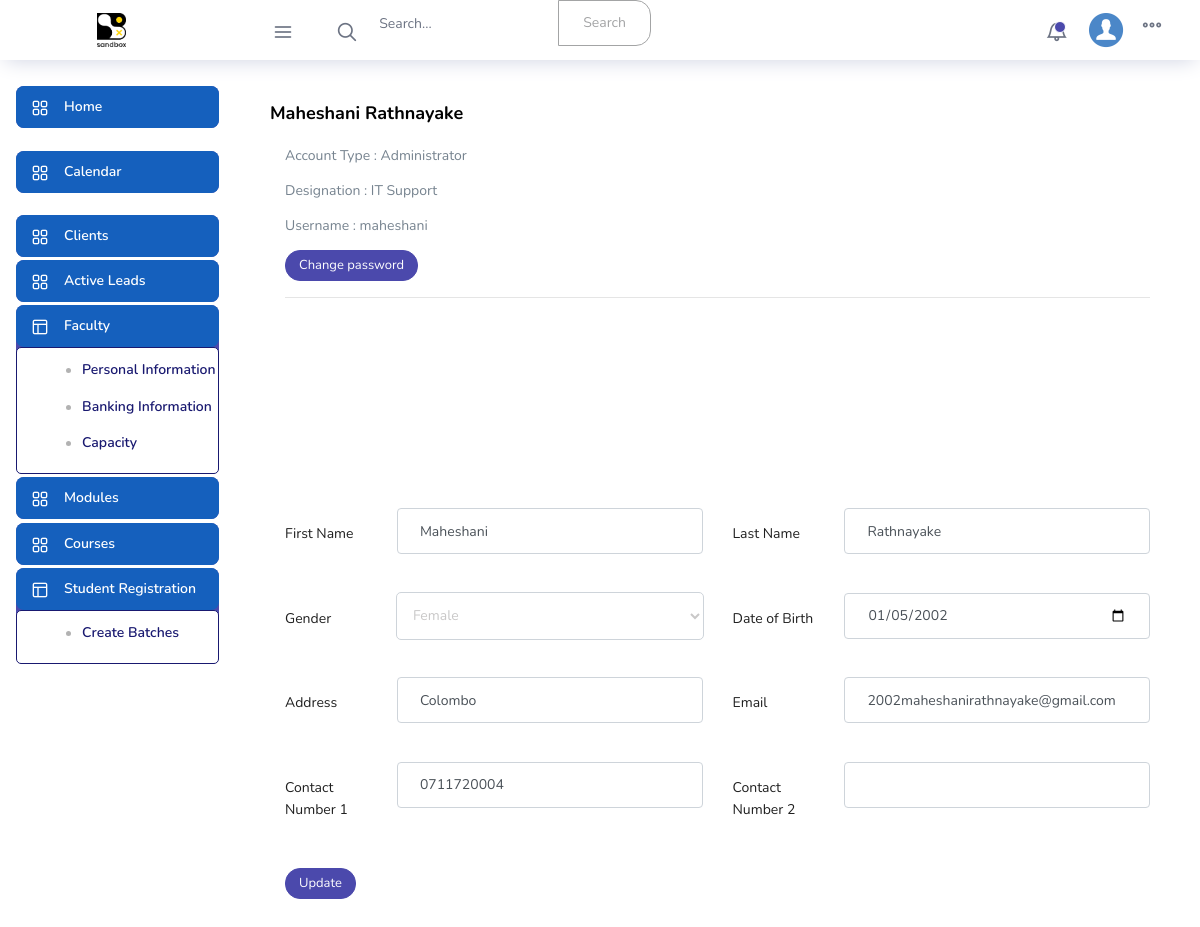
/user/index.php?sub=settings (signed in), run on an earlier commit of the app's database.
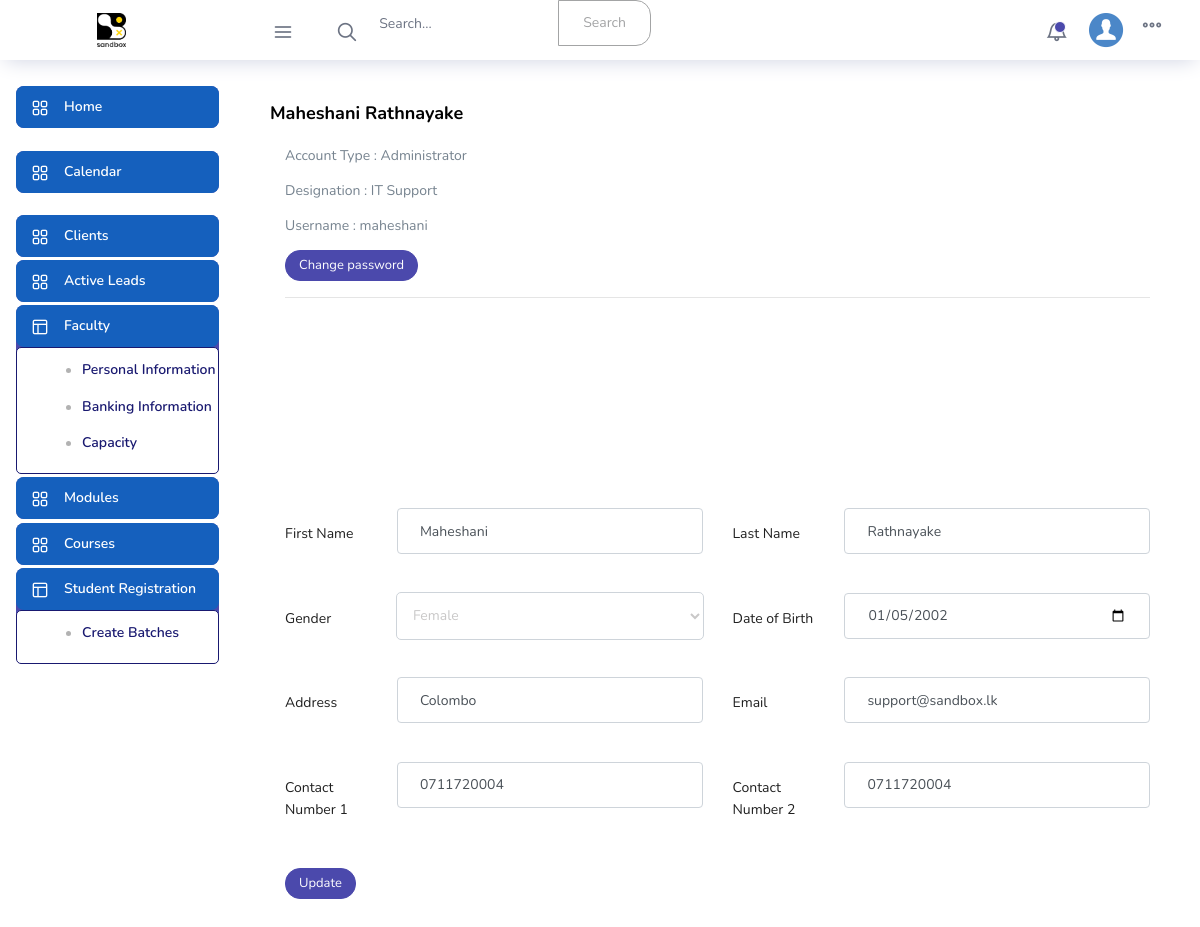
And on a later commit of the database.
### tables this page shows
CREATE TABLE IF NOT EXISTS `sys_users` (
  `UserID` int NOT NULL,
  `FirstName` varchar(25) NOT NULL,
  `LastName` varchar(25) NOT NULL,
  `Gender` varchar(6) NOT NULL DEFAULT 'Male' COMMENT 'Male/Female',
  `DOB` date DEFAULT NULL,
  `Designation` varchar(25) DEFAULT 'N/A' COMMENT 'Max Char 25',
  `Phone1` varchar(10) DEFAULT 'N/A',
  `Phone2` varchar(10) DEFAULT 'N/A',
  `Address` varchar(50) DEFAULT 'N/A',
  `Email` varchar(50) NOT NULL DEFAULT 'N/A',
  `Username` varchar(10) NOT NULL,
  `Password` varchar(64) NOT NULL,
  `profileImg` longblob,
  `AccountLevel` int NOT NULL COMMENT '1-Admin  2-FC  3-TC',
  `Status` varchar(9) NOT NULL DEFAULT 'active' COMMENT 'active / Inactive',
  PRIMARY KEY (`UserID`)
);

### user/pages/page_management.php (called while the page is built, shortened)
<?php
class PageManagement{
	function usersettings() {
		$subpage = include 'pages/insertandmanage/usersettings.php';
		return $subpage;
	}
  }
?>

### check.php (called while the page is built, shortened)
<?php
include('connection.php');
$user_check=$_SESSION['username'];
$ses_sql = mysqli_query($db,"SELECT UserID,Username,AccountLevel,profileImg FROM sys_users WHERE Username='$user_check'");
$row=mysqli_fetch_array($ses_sql,MYSQLI_ASSOC);
$user_id =$row['UserID'];
$AccountLevel=$row['AccountLevel'];
$ses_sql_acl = mysqli_query($db,"SELECT AccountLevelName FROM account_levels WHERE AccountLevelID='$AccountLevel'");
$row_acl=mysqli_fetch_array($ses_sql_acl,MYSQLI_ASSOC);
$AccountLevel_txt=$row_acl['AccountLevelName'];
?>

### user/pages/insertandmanage/usersettings.php (the view, shortened to what the changed rows need)
<?php
include '../connection.php';
include '../check.php';
$comId=$user_id;
$result = mysqli_query($conn,"SELECT UserID,Username,DOB, FirstName, LastName, profileImg, Gender, Designation, Phone1, Phone2, Address, Email, AccountLevel FROM sys_users WHERE UserID=$comId");
while($row = mysqli_fetch_array($result)) {
	$FirstName = $row["FirstName"];
	$LastName = $row["LastName"];
	$Phone1 = $row["Phone1"];
	$Phone2 = $row["Phone2"];
	$Gender = $row["Gender"];
	$Address = $row["Address"];
	$Email = $row["Email"];
	$Designation = $row["Designation"];
	$Username = $row["Username"];
}
?>
	<link rel="stylesheet" href="css/style.css">
	<link rel="stylesheet" href="../../vendors/feather/feather.css">
	<link rel="stylesheet" href="../../vendors/ti-icons/css/themify-icons.css">
	<link rel="stylesheet" href="../../vendors/css/vendor.bundle.base.css">
	<link rel="stylesheet" href="../../vendors/select2/select2.min.css">
	<link rel="stylesheet" href="../../vendors/select2-bootstrap-theme/select2-bootstrap.min.css">
	<link rel="stylesheet" href="../../css/vertical-layout-light/style.css">
<div class="col-12 grid-margin">
<div class="card">
<div class="card-body">
<h4 class="card-title mb-4 mt-4 mb-xl-4"><?php echo $FirstName.' '. $LastName;?></h4>
<div class="col-12 grid-margin">
                <form class="form-sample" id="update_genaralinfo">
					<div class="row">
                      <div class="col-md-4">
					  <p class="card-description">Account Type : <?php echo $AccountLevel_txt;?></p>
						<p class="card-description">Designation : <?php echo $Designation;?></p>
						<p class="card-description">Username : <?php echo $Username;?></p>
						<a href="#changepassword" class="btn btn-primary btn-sm float-left" data-toggle="modal"><span>Change password</span></a>
					</div>
                    </div>
					<hr>
					<div class="row">
						<div class="col-md-6">
							<div class="form-group row">
								<div class="profile-pic-wrapper">
									<div class="pic-holder">
									</div>
								</div>
							</div>
						</div>
					</div>
					<div class="row">
						<div class="col-md-6">
							<div class="form-group row">
								<label class="col-sm-3 col-form-label">First Name</label>
								<div class="col-sm-9">
									<input type="text" id="first_name" name="first_name" class="form-control" value="<?php echo $FirstName; ?>" />
								</div>
							</div>
						</div>
						<div class="col-md-6">
							<div class="form-group row">
								<label class="col-sm-3 col-form-label">Last Name</label>
								<div class="col-sm-9">
									<input type="text" id="last_name" name="last_name" class="form-control" value="<?php echo $LastName; ?>" />
								</div>
							</div>
						</div>
					</div>
					<div class="row">
						<div class="col-md-6">
							<div class="form-group row">
								<label class="col-sm-3 col-form-label">Gender</label>
								<div class="col-sm-9">
									<select id="gender" name="gender" class="form-control">
										<?php
										if ($Gender == "Male") {
											echo '<option value="Male" selected>Male</option>';
											echo '<option value="Female">Female</option>';
										} else if ($Gender == "Female") {
											echo '<option value="Female" selected>Female</option>';
										}
										?>
									</select>
								</div>
							</div>
						</div>
						<div class="col-md-6">
							<div class="form-group row">
								<label class="col-sm-3 col-form-label">Date of Birth</label>
								<div class="col-sm-9">
									<input type="date" id="dob" name="dob" class="form-control" value="<?php echo $Email; ?>" />
								</div>
							</div>
						</div>
					</div>
					<div class="row">
						<div class="col-md-6">
							<div class="form-group row">
								<label class="col-sm-3 col-form-label">Address</label>
								<div class="col-sm-9">
									<input type="text" id="address" name="address" class="form-control" value="<?php echo $Address; ?>" />
								</div>
							</div>
						</div>
						<div class="col-md-6">
							<div class="form-group row">
								<label class="col-sm-3 col-form-label">Email</label>
								<div class="col-sm-9">
									<input type="email" id="email" name="email" class="form-control" value="<?php echo $Email; ?>" />
								</div>
							</div>
						</div>
					</div>
					<div class="row">
                      <div class="col-md-6">
                        <div class="form-group row">
                          <label class="col-sm-3 col-form-label">Contact Number 1</label>
                          <div class="col-sm-9">
						  	<input type="text" class="form-control" id="phone1" name="phone1" value="<?php echo $Phone1;?>"/>
                          </div>
                        </div>
                      </div>
                      <div class="col-md-6">
                        <div class="form-group row">
                          <label class="col-sm-3 col-form-label">Contact Number 2</label>
                          <div class="col-sm-9">
						  <input type="text" class="form-control" id="phone2" name="phone2" value="<?php echo $Phone2;?>"/>
                          </div>
                        </div>
                      </div>
                    </div>
					<button type="button" class="btn btn-primary btn-sm" id="update_geninfo">Update</button>
				</form>
            </div>
		</div>
	</div>
</div>

What changed in the data, as far as the page shows it:
changed sys_users "Maheshani": email "2002maheshanirathnayake@gmail.com" → "support@sandbox.lk"; phone2 (not shown) → "0711720004"
